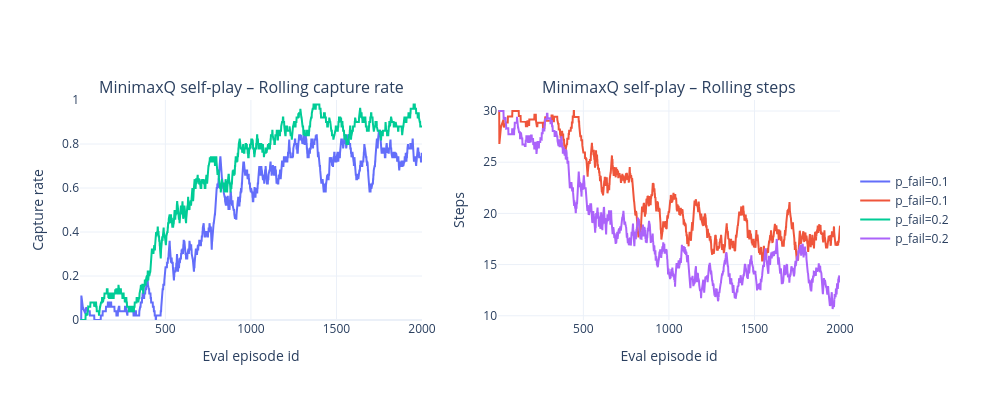

Write notebook code for a chart like this one.
### Markdown cell above
* Rolling capture rate and steps per eval episode for MinimaxQ vs MinimaxQ.

### Code cell
run_mm = 'minimaxq_selfplay'
mm_ep = ep_df.loc[ep_df['run'] == run_mm]
if mm_ep.empty:
    print('No data for MinimaxQ self-play')
else:
    display(summary_seed_df.loc[summary_seed_df['run'] == run_mm])
    plot_run_trends(mm_ep, run=run_mm, window=ROLL_WINDOW, title_prefix='MinimaxQ self-play')

### Figure 1 — Plotly figure (JSON) as saved in the notebook; plotly's stock layout.template omitted (floating-point values rounded to 4 significant figures; data arrays with more than 128 entries replaced by an {"elided": "..."} marker saying what was removed)
{"data": [{"mode": "lines", "name": "p_fail=0.1", "type": "scatter", "x": {"elided": "2000 int values"}, "xaxis": "x", "y": {"elided": "2000 float values"}, "yaxis": "y"}, {"mode": "lines", "name": "p_fail=0.1", "type": "scatter", "x": {"elided": "2000 int values"}, "xaxis": "x2", "y": {"elided": "2000 float values"}, "yaxis": "y2"}, {"mode": "lines", "name": "p_fail=0.2", "type": "scatter", "x": {"elided": "2000 int values"}, "xaxis": "x", "y": {"elided": "2000 float values"}, "yaxis": "y"}, {"mode": "lines", "name": "p_fail=0.2", "type": "scatter", "x": {"elided": "2000 int values"}, "xaxis": "x2", "y": {"elided": "2000 float values"}, "yaxis": "y2"}], "layout": {"annotations": [{"font": {"size": 16}, "showarrow": false, "text": "MinimaxQ self-play – Rolling capture rate", "x": 0.225, "xanchor": "center", "xref": "paper", "y": 1, "yanchor": "bottom", "yref": "paper"}, {"font": {"size": 16}, "showarrow": false, "text": "MinimaxQ self-play – Rolling steps", "x": 0.775, "xanchor": "center", "xref": "paper", "y": 1, "yanchor": "bottom", "yref": "paper"}], "height": 400, "legend": {"orientation": "v", "x": 1.02, "y": 0.5, "yanchor": "middle"}, "margin": {"r": 160}, "width": 1000, "xaxis": {"anchor": "y", "domain": [0, 0.45], "title": {"text": "Eval episode id"}}, "xaxis2": {"anchor": "y2", "domain": [0.55, 1], "title": {"text": "Eval episode id"}}, "yaxis": {"anchor": "x", "domain": [0, 1], "range": [0, 1], "title": {"text": "Capture rate"}}, "yaxis2": {"anchor": "x2", "domain": [0, 1], "title": {"text": "Steps"}}}}
